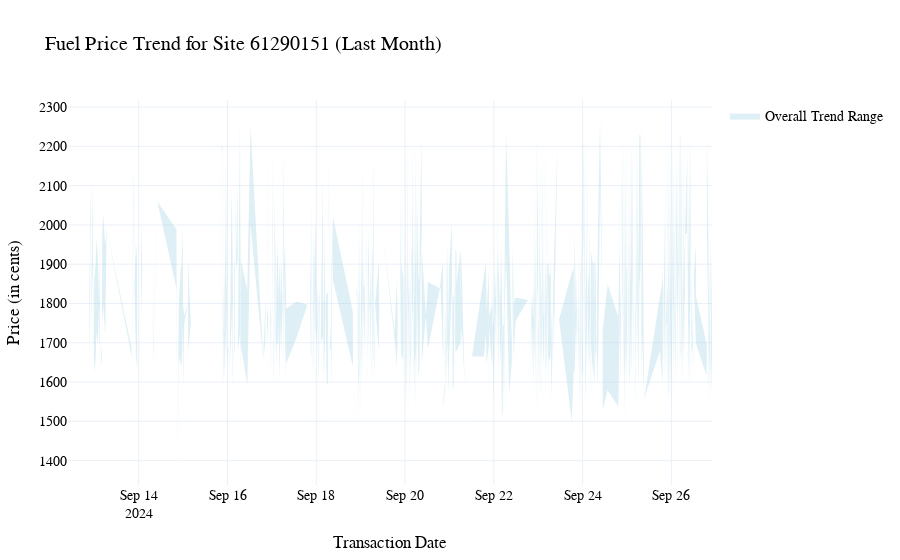

Notebook code for this chart:
### Code cell
import pandas as pd
import plotly.express as px
import plotly.graph_objects as go
from datetime import datetime, timedelta

# Convert 'TransactionDateUtc' to datetime
df_fuel_prices['TransactionDateUtc'] = pd.to_datetime(df_fuel_prices['TransactionDateUtc'], errors='coerce')

# Merge fuel prices with site information to get site names
df_fuel_prices_merged = pd.merge(df_fuel_prices, df_sites_all, left_on='SiteId', right_on='Site ID')

# Calculate the IQR and filter out outliers
Q1 = df_fuel_prices_merged['Price'].quantile(0.25)
Q3 = df_fuel_prices_merged['Price'].quantile(0.75)
IQR = Q3 - Q1

# Define outlier boundaries
lower_bound = Q1 - 1.5 * IQR
upper_bound = Q3 + 1.5 * IQR

# Filter out the outliers
df_fuel_prices_merged_filtered = df_fuel_prices_merged[(df_fuel_prices_merged['Price'] >= lower_bound) & 
                                                       (df_fuel_prices_merged['Price'] <= upper_bound)]

# Get the current date and filter data for the last 1 month
one_month_ago = datetime.now() - timedelta(days=15)
df_fuel_prices_last_month = df_fuel_prices_merged_filtered[df_fuel_prices_merged_filtered['TransactionDateUtc'] >= one_month_ago]

# Get the min and max prices for each date to show the overall trend range
price_range = df_fuel_prices_last_month.groupby('TransactionDateUtc')['Price'].agg(['min', 'max']).reset_index()

# Select a specific site to plot its trend (e.g., Site A with SiteId 61290151)
specific_site_id = 61290151
site_price_trend = df_fuel_prices_last_month[df_fuel_prices_last_month['SiteId'] == specific_site_id]

# Create the plot
fig = go.Figure()

# Add shaded area for the overall trend range (min-max) for all sites
fig.add_trace(go.Scatter(
    x=price_range['TransactionDateUtc'],
    y=price_range['max'],
    mode='lines',
    line=dict(width=0),
    showlegend=False
))

fig.add_trace(go.Scatter(
    x=price_range['TransactionDateUtc'],
    y=price_range['min'],
    fill='tonexty',  # Fill between the min and max lines
    mode='lines',
    line=dict(width=0),
    fillcolor='rgba(173, 216, 230, 0.4)',  # Light blue fill color for range
    name='Overall Trend Range'
))

# Add line for the specific site's price trend
fig.add_trace(go.Scatter(
    x=site_price_trend['TransactionDateUtc'],
    y=site_price_trend['Price'],
    mode='lines+markers',
    line=dict(color='blue', width=2),
    marker=dict(size=8),
    name=f"Price Trend for Site {specific_site_id}"
))

# Customize layout
fig.update_layout(
    title=f'Fuel Price Trend for Site {specific_site_id} (Last Month)',
    xaxis_title='Transaction Date',
    yaxis_title='Price (in cents)',
    template='plotly_white',
    font=dict(family="Arial", size=14, color="black"),
    plot_bgcolor="white",
    hovermode="x unified",
    margin=dict(l=40, r=40, t=100, b=40)
)

# Show the figure
fig.show()

### Figure 1 — Plotly figure (JSON) as saved in the notebook; plotly's stock layout.template omitted (floating-point values rounded to 4 significant figures; data arrays with more than 128 entries replaced by an {"elided": "..."} marker saying what was removed)
{"data": [{"line": {"width": 0}, "mode": "lines", "showlegend": false, "type": "scatter", "x": {"elided": "1068 str values"}, "y": {"elided": "1068 int values"}}, {"fill": "tonexty", "fillcolor": "rgba(173, 216, 230, 0.4)", "line": {"width": 0}, "mode": "lines", "name": "Overall Trend Range", "type": "scatter", "x": {"elided": "1068 str values"}, "y": {"elided": "1068 int values"}}, {"line": {"color": "blue", "width": 2}, "marker": {"size": 8}, "mode": "lines+markers", "name": "Price Trend for Site 61290151", "type": "scatter", "x": [], "y": []}], "layout": {"font": {"color": "black", "family": "Arial", "size": 14}, "hovermode": "x unified", "margin": {"b": 40, "l": 40, "r": 40, "t": 100}, "plot_bgcolor": "white", "title": {"text": "Fuel Price Trend for Site 61290151 (Last Month)"}, "xaxis": {"title": {"text": "Transaction Date"}}, "yaxis": {"title": {"text": "Price (in cents)"}}}}
